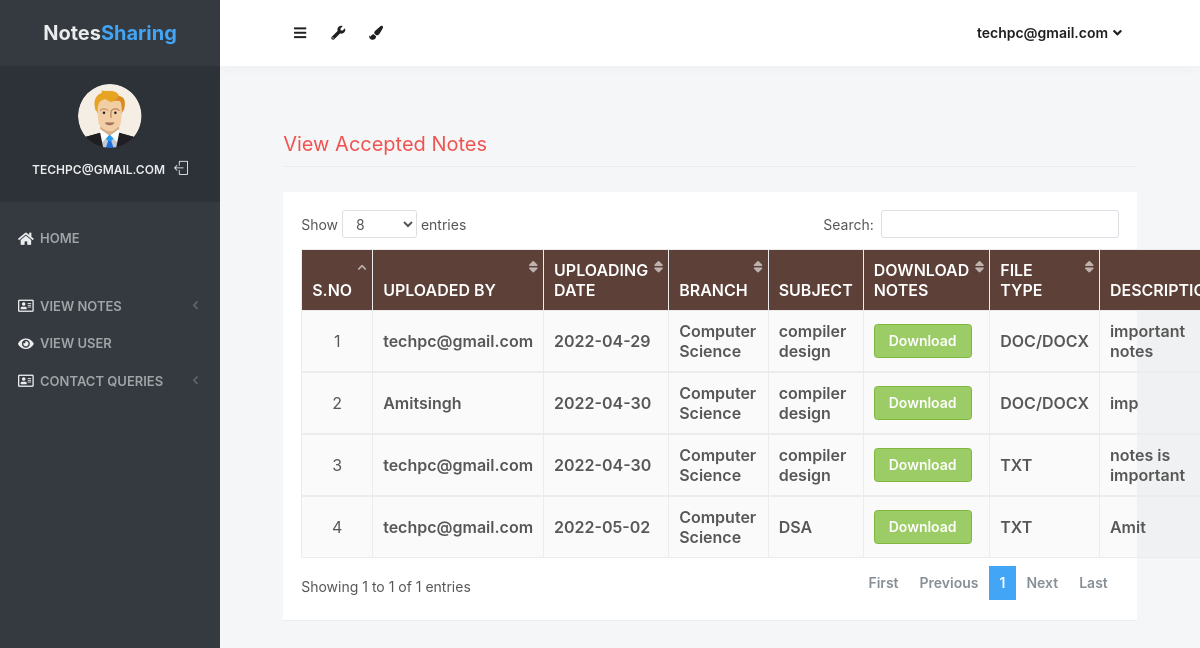
The page /accepted_notes (signed in) on the database its author committed.
### notes/models.py (models this page shows, shortened)
class Notes(models.Model):
    user = models.ForeignKey(User,on_delete=models.CASCADE)
    uploadingdate = models.CharField(max_length=30)
    branch = models.CharField(max_length=30)
    subject = models.CharField(max_length=30)
    notesfile = models.FileField(null=True)
    filetype = models.CharField(max_length=30)
    description = models.CharField(max_length=200, null=True)
    status = models.CharField(max_length=15)

### notes/views.py (the view)
# urls.py: path('accepted_notes', accepted_notes, name='accepted_notes'),
def accepted_notes(request):
    if not request.user.is_authenticated:
        return redirect('login_admin')
    notes = Notes.objects.filter(status = "Accept")
    d = {'notes':notes}
    return render(request, 'accepted_notes.html',d)

### notes/templates/accepted_notes.html (shortened to what this page needs)
{% load static %}
<html lang="en" class="no-focus">
    <head>
        <link rel="stylesheet" href="{% static 'js/plugins/datatables/dataTables.bootstrap4.min.css' %}">
        <link rel="stylesheet" id="css-main" href="{% static 'css1/codebase.min.css' %}">
    </head>
    <body>
        <div id="page-container" class="sidebar-o sidebar-inverse side-scroll page-header-fixed main-content-narrow">
         {% include "sidebar.html" %}
            {% include "admin_nav.html" %}
            <main id="main-container">
                <div class="content">
                    <h2 class="content-heading text-danger">View Accepted Notes</h2>
                    <div class="block">
                        <div class="block-content block-content-full">
                            <table class="table table-bordered table-striped table-vcenter js-dataTable-full-pagination">
                                <thead class="text-white" style="background-color : #5d4037;">
                                    <tr>
                                        <th class="text-center">S.No</th>
                                        <th class="d-none d-sm-table-cell">Uploaded By</th>
                                        <th class="d-none d-sm-table-cell">Uploading Date</th>
                                        <th class="d-none d-sm-table-cell">Branch</th>
                                        <th class="d-none d-sm-table-cell">Subject</th>
                                        <th class="d-none d-sm-table-cell">Download Notes</th>
                                        <th class="d-none d-sm-table-cell">File Type</th>
                                        <th class="d-none d-sm-table-cell">Description</th>
                                    </tr>
                                </thead>
                                {% for i in notes %}
                                <tbody>
                                    <tr>
                                        <td class="text-center">{{forloop.counter}}</td>
                                        <td class="font-w600">{{i.user.username}}</td>
					<td class="font-w600">{{i.uploadingdate}}</td>
					<td class="font-w600">{{i.branch}}</td>
					<td class="font-w600">{{i.subject}}</td>
					<td class="font-w600"><a href="{{i.notesfile.url}}" class="btn btn-success" download>Download</a></td>
					<td class="font-w600">{{i.filetype}}</td>
					<td class="font-w600">{{i.description}}</td>
                                    </tr>
                                        {% endfor %}
                                </tbody>
                            </table>
                        </div>
                    </div>
                </div>
            </main>
        </div>
 <link rel="stylesheet" href="https://use.fontawesome.com/releases/v5.6.3/css/all.css">
    </body>
</html>

### notes/templates/sidebar.html (shortened to what this page needs)
{% load static %}
   <nav id="sidebar">
                <div id="sidebar-scroll">
                    <div class="sidebar-content">
                        <div class="content-header content-header-fullrow px-15">
                            <div class="content-header-section text-center align-parent sidebar-mini-hidden">
                                <div class="content-header-item">
                                    <a class="link-effect font-w700" href="{% url 'admin_home' %}">
                                           <span class="font-size-xl text-dual-primary-dark">Notes</span><span class="font-size-xl text-primary">Sharing</span>
                                    </a>
                                </div>
                            </div>
                        </div>
                        <div class="content-side content-side-full content-side-user px-10 align-parent">
                            <div class="sidebar-mini-hidden-b text-center">
                                <a class="img-link" href="be_pages_generic_profile.html">
                                    <img class="img-avatar" src="{% static 'img/avatars/user1.png' %}" alt="">
                                </a>
                                <ul class="list-inline mt-10">
                                    <li class="list-inline-item">
                                        <a class="link-effect text-dual-primary-dark font-size-xs font-w600 text-uppercase" href="{% url 'admin_home' %}">{{ request.user.username }}</a>
                                    </li>
                                    <li class="list-inline-item">
                                        <a class="link-effect text-dual-primary-dark" href="{% url 'logout' %}">
                                            <i class="si si-logout"></i>
                                        </a>
                                    </li>
                                </ul>
                            </div>
                        </div>
                        <div class="content-side content-side-full">
                            <ul class="nav-main">
                                <li class="open">
                                    <a href="{% url 'admin_home' %}"><i class="fas fa-home"></i><span class="sidebar-mini-hide">Home</span></a>
                                </li>
                                <li class="nav-main-heading"><span class="sidebar-mini-visible">UI</span></li>
                                <li>
                                    <a class="nav-submenu" data-toggle="nav-submenu"><i class="far fa-address-card"></i>View Notes</a>
                                </li>
                                <li>
                                    <a  href="{% url 'view_users' %}"><i class="fas fa-eye"></i><span class="sidebar-mini-hide">View User</span></a>
                                </li>
                                <li>
                                    <a class="nav-submenu" data-toggle="nav-submenu"><i class="far fa-address-card"></i>Contact Queries</a>
                                </li>
                           </ul>
                        </div>
                    </div>
                </div>
            </nav>

### notes/templates/admin_nav.html (shortened to what this page needs)
{% load static %}
            <header id="page-header">
                <div class="content-header">
                    <div class="content-header-section">
                        <button type="button" class="btn btn-circle btn-dual-secondary" data-toggle="layout" data-action="sidebar_toggle">
                            <i class="fa fa-navicon"></i>
                        </button>
                        <div class="btn-group" role="group">
                            <button type="button" class="btn btn-circle btn-dual-secondary" id="page-header-options-dropdown" data-toggle="dropdown" aria-haspopup="true" aria-expanded="false">
                                <i class="fa fa-wrench"></i>
                            </button>
                        </div>
                        <div class="btn-group" role="group">
                            <button type="button" class="btn btn-circle btn-dual-secondary" id="page-header-themes-dropdown" data-toggle="dropdown" aria-haspopup="true" aria-expanded="false">
                                <i class="fa fa-paint-brush"></i>
                            </button>
                        </div>
                    </div>
                    <div class="content-header-section">
                        <div class="btn-group" role="group">
                            <button type="button" class="btn btn-rounded btn-dual-secondary" id="page-header-user-dropdown" data-toggle="dropdown" aria-haspopup="true" aria-expanded="false">
                                {{ request.user.username}}<i class="fa fa-angle-down ml-5"></i>
                            </button>
                        </div>
                    </div>
                </div>
            </header>

### rows shown on the page
Notes: user.username "techpc@gmail.com", uploadingdate "2022-04-29", branch "Computer Science", subject "compiler design", filetype "DOC/DOCX", description "important notes"
Notes: user.username "Amitsingh", uploadingdate "2022-04-30", branch "Computer Science", subject "compiler design", filetype "DOC/DOCX", description "imp"
Notes: user.username "techpc@gmail.com", uploadingdate "2022-04-30", branch "Computer Science", subject "compiler design", filetype "TXT", description "notes is important"
Notes: user.username "techpc@gmail.com", uploadingdate "2022-05-02", branch "Computer Science", subject "DSA", filetype "TXT", description "Amit"

### other values the page prints
{{ request.user.username }} "TECHPC@GMAIL.COM"
{{ request.user.username }} "techpc@gmail.com"
